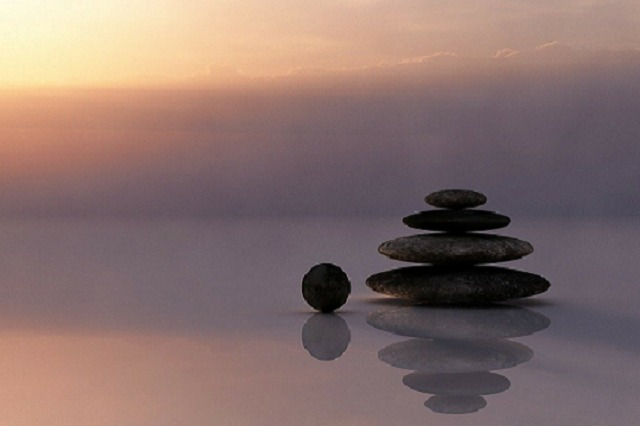
#> input picture black_stone.png, 640 x 426 px
$ python concate.py
#> lines starting #> are read from the running program, lines starting #| are printed output that depends on the picture
import cv2
import numpy as np
# load image
pic1 = cv2.imread('black_stone.png')
#> pic1 is the input picture: shape (426, 640, 3); mean B, G, R 108.9, 112.9, 136.2
pic2 = cv2.imread('white-stone.png')
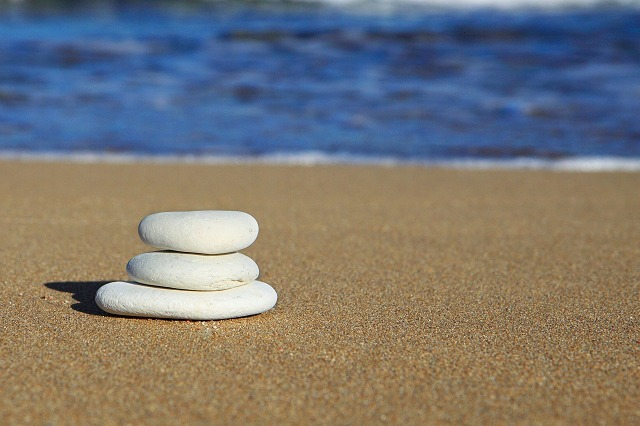
#> input picture white-stone.png, 640 x 426 px
#> pic2 is the input picture: shape (426, 640, 3); mean B, G, R 115.7, 118.8, 121.5
# concate two images horizontally
horiPic = np.concatenate((pic1,pic2),axis=1)
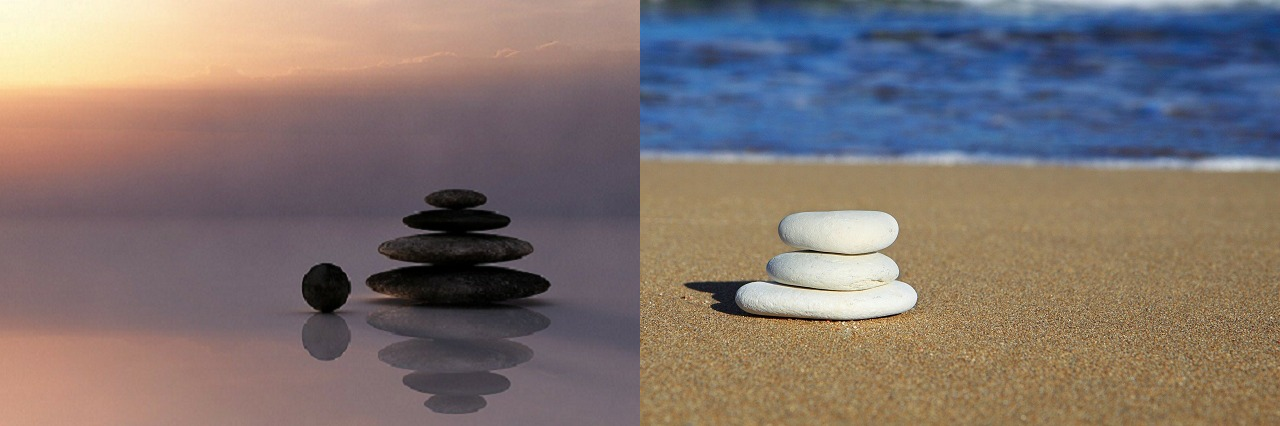
#> horiPic: shape (426, 1280, 3); mean B, G, R 112.3, 115.9, 128.8

cv2.imshow('Horizontal', horiPic)
cv2.waitKey()
cv2.destroyAllWindows()
# concate two images vertically
VertiPic = np.concatenate((pic1,pic2),axis=0)
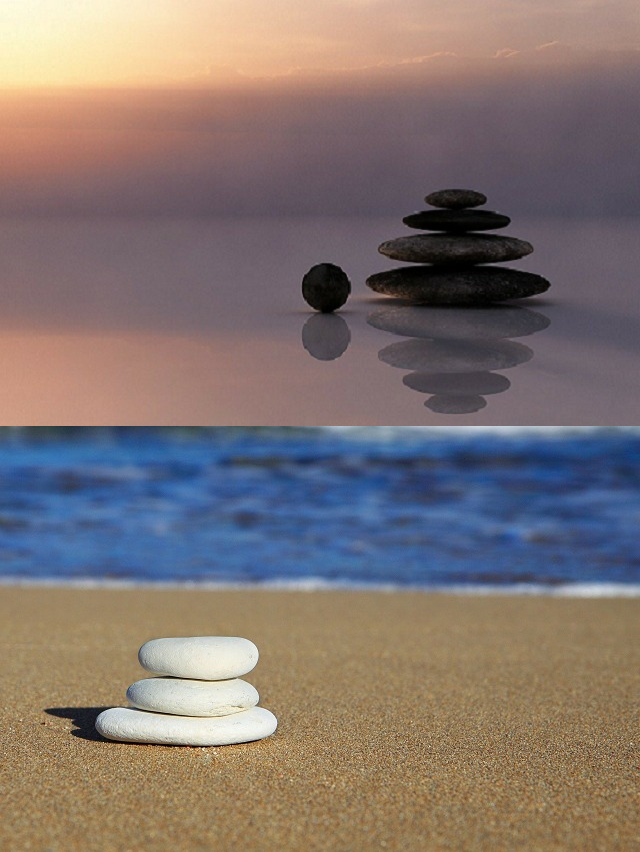
#> VertiPic: shape (852, 640, 3); mean B, G, R 112.3, 115.9, 128.8

cv2.imshow('Vertical', VertiPic)
cv2.waitKey()
cv2.destroyAllWindows()
